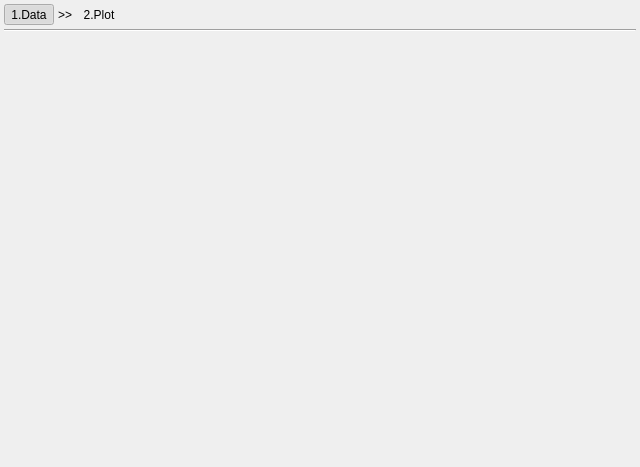
<?xml version="1.0" encoding="UTF-8"?>
<ui version="4.0">
 <class>DAChartAddErrorBarWidget</class>
 <widget class="QWidget" name="DAChartAddErrorBarWidget">
  <property name="geometry">
   <rect>
    <x>0</x>
    <y>0</y>
    <width>640</width>
    <height>467</height>
   </rect>
  </property>
  <property name="windowTitle">
   <string>Add Curve</string>
  </property>
  <layout class="QVBoxLayout" name="verticalLayout">
   <property name="spacing">
    <number>4</number>
   </property>
   <property name="leftMargin">
    <number>4</number>
   </property>
   <property name="topMargin">
    <number>4</number>
   </property>
   <property name="rightMargin">
    <number>4</number>
   </property>
   <property name="bottomMargin">
    <number>4</number>
   </property>
   <item>
    <layout class="QHBoxLayout" name="horizontalLayout_2">
     <item>
      <widget class="QToolButton" name="toolButtonStepData">
       <property name="text">
        <string>1.Data</string>
       </property>
       <property name="icon">
        <iconset resource="icon.qrc">
         <normaloff>:/DAGui/icon/data-table.svg</normaloff>:/DAGui/icon/data-table.svg</iconset>
       </property>
       <property name="iconSize">
        <size>
         <width>26</width>
         <height>26</height>
        </size>
       </property>
       <property name="checkable">
        <bool>true</bool>
       </property>
       <property name="checked">
        <bool>true</bool>
       </property>
       <property name="toolButtonStyle">
        <enum>Qt::ToolButtonTextBesideIcon</enum>
       </property>
       <property name="autoRaise">
        <bool>true</bool>
       </property>
      </widget>
     </item>
     <item>
      <widget class="QLabel" name="label">
       <property name="text">
        <string>&gt;&gt;</string>
       </property>
      </widget>
     </item>
     <item>
      <widget class="QToolButton" name="toolButtonStepPlot">
       <property name="text">
        <string>2.Plot</string>
       </property>
       <property name="icon">
        <iconset resource="icon.qrc">
         <normaloff>:/DAGui/icon/chart.svg</normaloff>:/DAGui/icon/chart.svg</iconset>
       </property>
       <property name="iconSize">
        <size>
         <width>26</width>
         <height>26</height>
        </size>
       </property>
       <property name="checkable">
        <bool>true</bool>
       </property>
       <property name="toolButtonStyle">
        <enum>Qt::ToolButtonTextBesideIcon</enum>
       </property>
       <property name="autoRaise">
        <bool>true</bool>
       </property>
      </widget>
     </item>
     <item>
      <spacer name="horizontalSpacer_2">
       <property name="orientation">
        <enum>Qt::Horizontal</enum>
       </property>
       <property name="sizeHint" stdset="0">
        <size>
         <width>40</width>
         <height>20</height>
        </size>
       </property>
      </spacer>
     </item>
    </layout>
   </item>
   <item>
    <widget class="QFrame" name="frame">
     <property name="frameShape">
      <enum>QFrame::HLine</enum>
     </property>
     <property name="frameShadow">
      <enum>QFrame::Sunken</enum>
     </property>
    </widget>
   </item>
   <item>
    <widget class="QStackedWidget" name="stackedWidget">
     <property name="currentIndex">
      <number>0</number>
     </property>
     <widget class="DA::DAChartAddXYESeriesWidget" name="pageData"/>
     <widget class="QWidget" name="pagePlotScrollWidget">
      <layout class="QVBoxLayout" name="verticalLayout_2">
       <property name="spacing">
        <number>0</number>
       </property>
       <property name="leftMargin">
        <number>0</number>
       </property>
       <property name="topMargin">
        <number>0</number>
       </property>
       <property name="rightMargin">
        <number>0</number>
       </property>
       <property name="bottomMargin">
        <number>0</number>
       </property>
       <item>
        <widget class="QScrollArea" name="scrollArea">
         <property name="widgetResizable">
          <bool>true</bool>
         </property>
         <widget class="DA::DAChartErrorBarItemSettingWidget" name="pageErrorBar">
          <property name="geometry">
           <rect>
            <x>0</x>
            <y>0</y>
            <width>630</width>
            <height>412</height>
           </rect>
          </property>
         </widget>
        </widget>
       </item>
      </layout>
     </widget>
    </widget>
   </item>
  </layout>
 </widget>
 <customwidgets>
  <customwidget>
   <class>DA::DAChartErrorBarItemSettingWidget</class>
   <extends>QWidget</extends>
   <header>DAChartErrorBarItemSettingWidget.h</header>
   <container>1</container>
  </customwidget>
  <customwidget>
   <class>DA::DAChartAddXYESeriesWidget</class>
   <extends>QWidget</extends>
   <header>DAChartAddXYESeriesWidget.h</header>
   <container>1</container>
  </customwidget>
 </customwidgets>
 <resources>
  <include location="icon.qrc"/>
 </resources>
 <connections/>
</ui>
